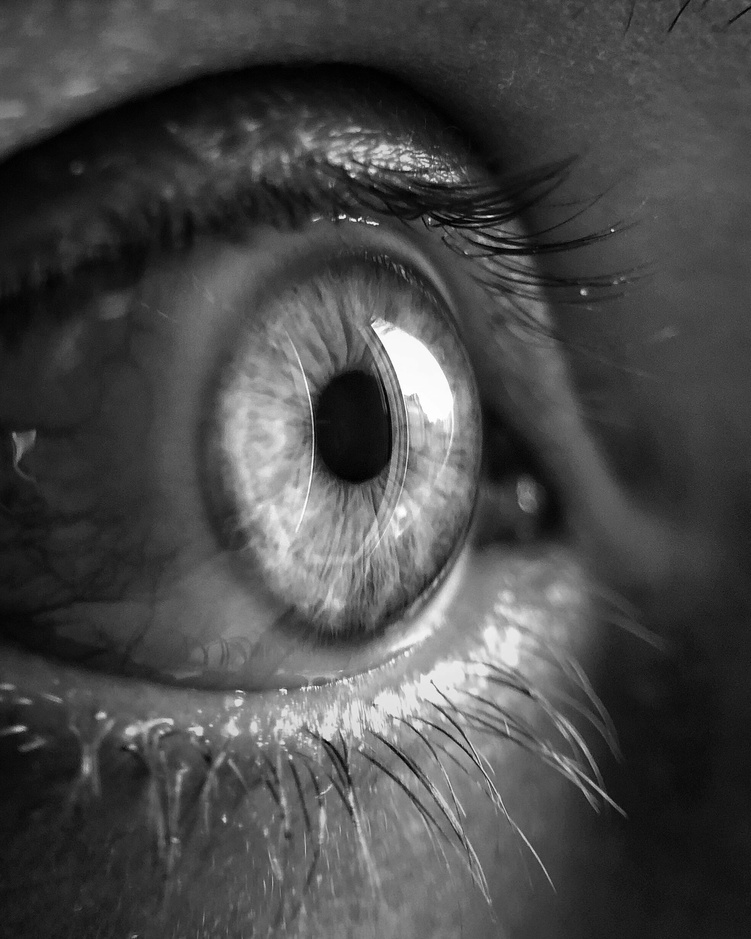
#> input picture IPPR/p4/image.jpeg, 751 x 939 px, shrunk from 1967 x 2460 before the run
$ python 4.py
#> lines starting #> are read from the running program, lines starting #| are printed output that depends on the picture
# Obtain image histogram and process on it

import cv2
import matplotlib.pyplot as plt

# Read image in grayscale
image = cv2.imread('image.jpeg', cv2.IMREAD_GRAYSCALE)
#> image is the input picture: shape (939, 751); min 0, max 255, mean 73.2

# Apply Histogram Equalization
equalized = cv2.equalizeHist(image)
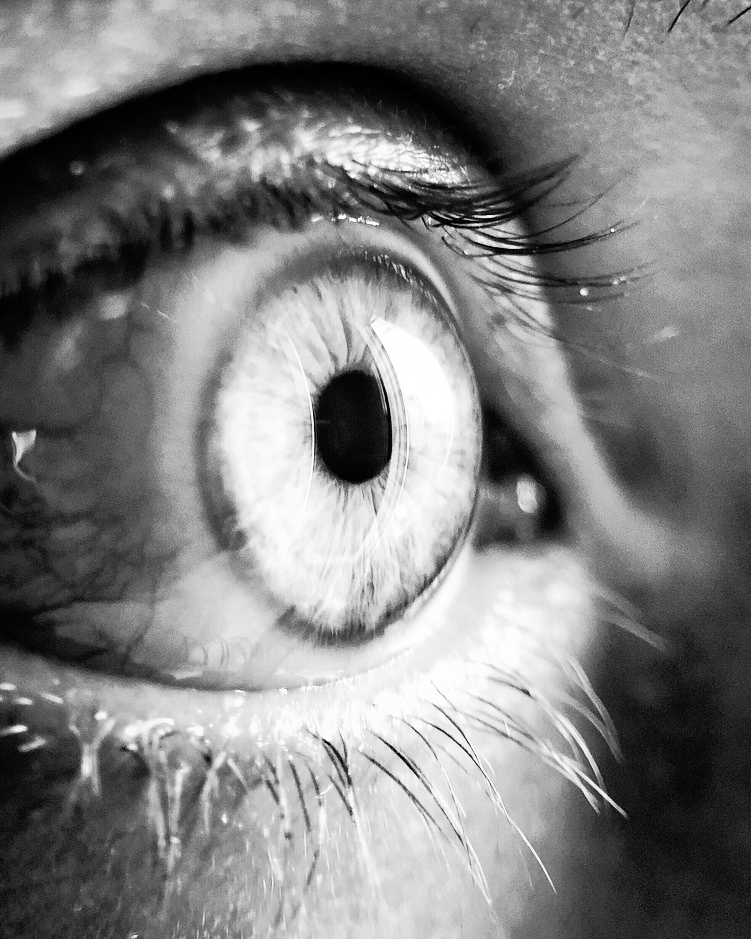
#> equalized: shape (939, 751); min 0, max 255, mean 128.4

# Plotting images and histograms
plt.figure(figsize=(12, 6))

# Original Image
plt.subplot(2, 2, 1)
plt.title("Original Image")
plt.imshow(image, cmap='gray')
plt.axis('off')

# Equalized Image
plt.subplot(2, 2, 2)
plt.title("Equalized Image")
plt.imshow(equalized, cmap='gray')
plt.axis('off')

# Histogram of Original Image
plt.subplot(2, 2, 3)
plt.title("Histogram - Original")
plt.hist(image.ravel(), bins=256, range=(0, 256), color='blue', alpha=0.7)
plt.xlabel("Pixel Intensity")
plt.ylabel("Frequency")

# Histogram of Equalized Image
plt.subplot(2, 2, 4)
plt.title("Histogram - Equalized")
plt.hist(equalized.ravel(), bins=256, range=(0, 256), color='green', alpha=0.7)
plt.xlabel("Pixel Intensity")
plt.ylabel("Frequency")

plt.tight_layout()
plt.show()
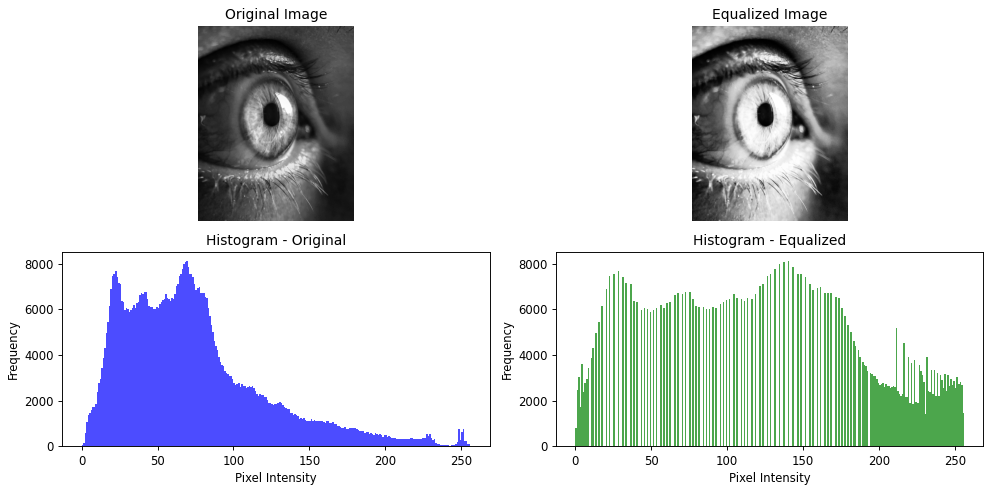
#> figure drawn by matplotlib, 4 panels; panel 3: tallest bar 8115 high, from x = 69 to 70; panel 4: tallest bar 8115 high, from x = 140 to 141
